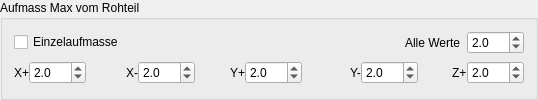
       <widget class="QGroupBox" name="groupBox_Offset_RawPart">
        <property name="minimumSize">
         <size>
          <width>435</width>
          <height>0</height>
         </size>
        </property>
        <property name="title">
         <string>Aufmass Max vom Rohteil</string>
        </property>
        <property name="flat">
         <bool>true</bool>
        </property>
        <layout class="QVBoxLayout" name="verticalLayout_3">
         <item>
          <layout class="QHBoxLayout" name="horizontalLayout">
           <item>
            <widget class="QCheckBox" name="checkBox_Offset_RawPart">
             <property name="styleSheet">
              <string notr="true"/>
             </property>
             <property name="text">
              <string>Einzelaufmasse</string>
             </property>
             <property name="checked">
              <bool>false</bool>
             </property>
            </widget>
           </item>
           <item>
            <spacer name="horizontalSpacer_4">
             <property name="orientation">
              <enum>Qt::Horizontal</enum>
             </property>
             <property name="sizeHint" stdset="0">
              <size>
               <width>40</width>
               <height>20</height>
              </size>
             </property>
            </spacer>
           </item>
           <item>
            <widget class="QLabel" name="label_RT_All">
             <property name="text">
              <string>Alle Werte</string>
             </property>
            </widget>
           </item>
           <item>
            <widget class="QDoubleSpinBox" name="doubleSpinBox_Offset_RawPart">
             <property name="decimals">
              <number>1</number>
             </property>
             <property name="singleStep">
              <double>0.500000000000000</double>
             </property>
             <property name="value">
              <double>2.000000000000000</double>
             </property>
            </widget>
           </item>
          </layout>
         </item>
         <item>
          <widget class="QWidget" name="widget_Offset_RawPart" native="true">
           <property name="minimumSize">
            <size>
             <width>0</width>
             <height>23</height>
            </size>
           </property>
           <layout class="QHBoxLayout" name="horizontalLayout_5">
            <property name="spacing">
             <number>0</number>
            </property>
            <property name="leftMargin">
             <number>0</number>
            </property>
            <property name="topMargin">
             <number>0</number>
            </property>
            <property name="rightMargin">
             <number>0</number>
            </property>
            <property name="bottomMargin">
             <number>0</number>
            </property>
            <item>
             <widget class="QLabel" name="label_RT_Xplus">
              <property name="text">
               <string>X+</string>
              </property>
             </widget>
            </item>
            <item>
             <widget class="QDoubleSpinBox" name="doubleSpinBox_Offset_RawPart_XPlus">
              <property name="styleSheet">
               <string notr="true"/>
              </property>
              <property name="prefix">
               <string/>
              </property>
              <property name="decimals">
               <number>1</number>
              </property>
              <property name="singleStep">
               <double>0.500000000000000</double>
              </property>
              <property name="value">
               <double>2.000000000000000</double>
              </property>
             </widget>
            </item>
            <item>
             <spacer name="horizontalSpacer_8">
              <property name="orientation">
               <enum>Qt::Horizontal</enum>
              </property>
              <property name="sizeHint" stdset="0">
               <size>
                <width>40</width>
                <height>20</height>
               </size>
              </property>
             </spacer>
            </item>
            <item>
             <widget class="QLabel" name="label_RT_Xminus">
              <property name="text">
               <string>X-</string>
              </property>
             </widget>
            </item>
            <item>
             <widget class="QDoubleSpinBox" name="doubleSpinBox_Offset_RawPart_XMinus">
              <property name="decimals">
               <number>1</number>
              </property>
              <property name="singleStep">
               <double>0.500000000000000</double>
              </property>
              <property name="value">
               <double>2.000000000000000</double>
              </property>
             </widget>
            </item>
            <item>
             <spacer name="horizontalSpacer_9">
              <property name="orientation">
               <enum>Qt::Horizontal</enum>
              </property>
              <property name="sizeHint" stdset="0">
               <size>
                <width>35</width>
                <height>18</height>
               </size>
              </property>
             </spacer>
            </item>
            <item>
             <widget class="QLabel" name="label_RT_Yplus">
              <property name="text">
               <string>Y+</string>
              </property>
             </widget>
            </item>
            <item>
             <widget class="QDoubleSpinBox" name="doubleSpinBox_Offset_RawPart_YPlus">
              <property name="decimals">
               <number>1</number>
              </property>
              <property name="singleStep">
               <double>0.500000000000000</double>
              </property>
              <property name="value">
               <double>2.000000000000000</double>
              </property>
             </widget>
            </item>
            <item>
             <spacer name="horizontalSpacer_10">
              <property name="orientation">
               <enum>Qt::Horizontal</enum>
              </property>
              <property name="sizeHint" stdset="0">
               <size>
                <width>48</width>
                <height>18</height>
               </size>
              </property>
             </spacer>
            </item>
            <item>
             <widget class="QLabel" name="label_RT_Yminus">
              <property name="text">
               <string>Y-</string>
              </property>
             </widget>
            </item>
            <item>
             <widget class="QDoubleSpinBox" name="doubleSpinBox_Offset_RawPart_YMinus">
              <property name="decimals">
               <number>1</number>
              </property>
              <property name="singleStep">
               <double>0.500000000000000</double>
              </property>
              <property name="value">
               <double>2.000000000000000</double>
              </property>
             </widget>
            </item>
            <item>
             <spacer name="horizontalSpacer_11">
              <property name="orientation">
               <enum>Qt::Horizontal</enum>
              </property>
              <property name="sizeHint" stdset="0">
               <size>
                <width>34</width>
                <height>18</height>
               </size>
              </property>
             </spacer>
            </item>
            <item>
             <widget class="QLabel" name="label_RT_Zplus">
              <property name="text">
               <string>Z+</string>
              </property>
             </widget>
            </item>
            <item>
             <widget class="QDoubleSpinBox" name="doubleSpinBox_Offset_RawPart_ZPlus">
              <property name="decimals">
               <number>1</number>
              </property>
              <property name="singleStep">
               <double>0.500000000000000</double>
              </property>
              <property name="value">
               <double>2.000000000000000</double>
              </property>
             </widget>
            </item>
           </layout>
          </widget>
         </item>
        </layout>
       </widget>
